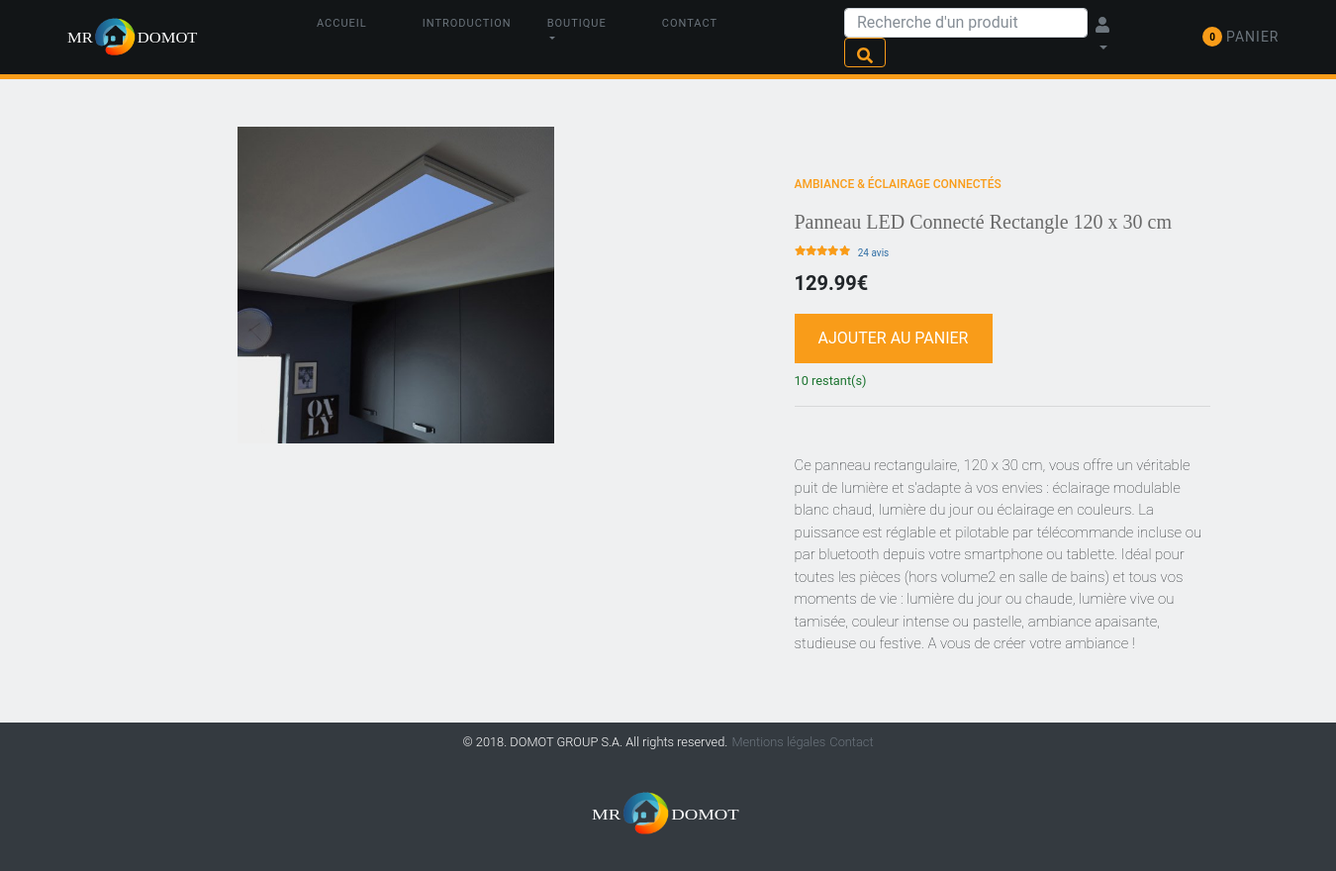
The page /product.php?product_id=1 on the database its author committed.
### tables this page shows
CREATE TABLE `product` (
  `id` int(11) NOT NULL,
  `category_id` int(11) NOT NULL,
  `title` varchar(255) NOT NULL,
  `quantity` int(11) NOT NULL,
  `is_published` tinyint(1) DEFAULT NULL,
  `price` float NOT NULL,
  `content` longtext NOT NULL,
  `image` varchar(255) DEFAULT NULL
);

CREATE TABLE `category` (
  `id` int(11) NOT NULL,
  `name` varchar(255) NOT NULL,
  `description` text NOT NULL,
  `image` varchar(255) NOT NULL
);

### product.php (the view, shortened to what this page needs)
<?php require_once 'tools/_db.php';
if(isset($_GET['product_id'] ) ){
$query = $db->prepare('SELECT product.* , category.name AS category_name
FROM product
JOIN category
ON product.category_id = category.id
WHERE product.id = ? AND is_published = 1');
$query->execute( array( $_GET['product_id'] ) );
$product = $query->fetch();
}
else{
header('location:index.php');
exit;
}
?>
<!doctype html>
<html lang="fr">
<head>
    <link rel="stylesheet" href="bootstrap/css/bootstrap.min.css">
    <link rel="stylesheet" href="css/nav.css">
    <link rel="stylesheet" href="css/product.css">
    <link rel="stylesheet" href="https://cdn.jsdelivr.net/npm/animate.css@3.5.2/animate.min.css">
</head>
<body>
    <?php require('partials/nav.php'); ?>
    <div class="container-fluid">
        <div class="row" id="mainrow">
            <div class="col-md-2"></div>
            <div class="col-md-5">
                <a href="product.php?product_id=<?php echo $product['id']; ?>"><img id="imgcenter" class="mt-5" src="images/product/<?php echo $product['id']; ?>.jpg" alt="test" width="60%"><br></a>
            </div>
            <div class="col-md-4 mb-5">
                <a href="product_list.php?category_id=<?php echo $category['id']; ?>"><p id="catname" class="article-category"><?php echo $product['category_name']; ?></p></a>
                <a href="product.php?product_id=<?php echo $product['id']; ?>"><h5 class="card-title"><?php echo $product['title']; ?></h5></a>
                <div class="rates d-flex">
                    <i class="fas fa-star"></i>
                    <i class="fas fa-star"></i>
                    <i class="fas fa-star"></i>
                    <i class="fas fa-star"></i>
                    <i class="fas fa-star"></i>
                    <a href=""><p class="ml-2" id="ratings">24 avis</p></a>
                </div>
                <p class="price mt-2 font-weight-bold price"><?php echo $product['price']; ?>€</p>
                <button type="button" id="AddToCart" class="btn btn-primary">ajouter au panier</button>
                <p class="mt-2 small quantity"><?php echo $product['quantity']; ?> restant(s)</p>
                <hr>
                <p class="mt-5 description"><?php echo $product['content']; ?></p>
            </div>
            <div class="col-md-1"
        </div>
    </div>
    <?php require 'partials/footer.php'; ?>
</body>
</html>

### css/nav.css (style rules this page uses)
body { font-family: Roboto; }
h3,h5 { font-family: Roboto-thin; }
h5 { color: dimgrey; }
a { color: #6c757d; }

### css/product.css (style rules this page uses)
#mainrow { background-color: #eff0f1; height: 800px; }
#catname { margin-top: 80px; margin-bottom: 0; text-transform: uppercase; line-height: 52px; font-weight: 500; font-size: 12px; color: #f99c19; }
.rates { color: #f99c19; font-size: 10px; }
#ratings { color: #2e6da4; margin-bottom: 0; }
.price { font-size: 30px; }
#AddToCart { background-color: #f99c19; border-radius: 0; border-color: #f99c19; width: 200px; height: 50px; text-transform: uppercase; }
.quantity { color: #1c7430; }
.description { font-weight: 100; font-size: 15px; }
.price { font-size: 20px; }

### rows shown on the page
product: category.name "AMBIANCE & ÉCLAIRAGE CONNECTÉS", title "Panneau LED Connecté Rectangle 120 x 30 cm", price "129.99", quantity "10", content "Ce panneau rectangulaire, 120 x 30 cm, vous offre un véritable puit de lumière et s'adapte à vos envies : éclairage modulable blanc chaud, lumière du jour ou éclairage en couleurs. La puissance est réglable et pilotable par télécommande incluse ou par bluetooth depuis votre smartphone ou tablette. Idéal pour toutes les pièces (hors volume2 en salle de bains) et tous vos moments de vie : lumière du jour ou chaude, lumière vive ou tamisée, couleur intense ou pastelle, ambiance apaisante, studieuse ou festive. A vous de créer votre ambiance !"
